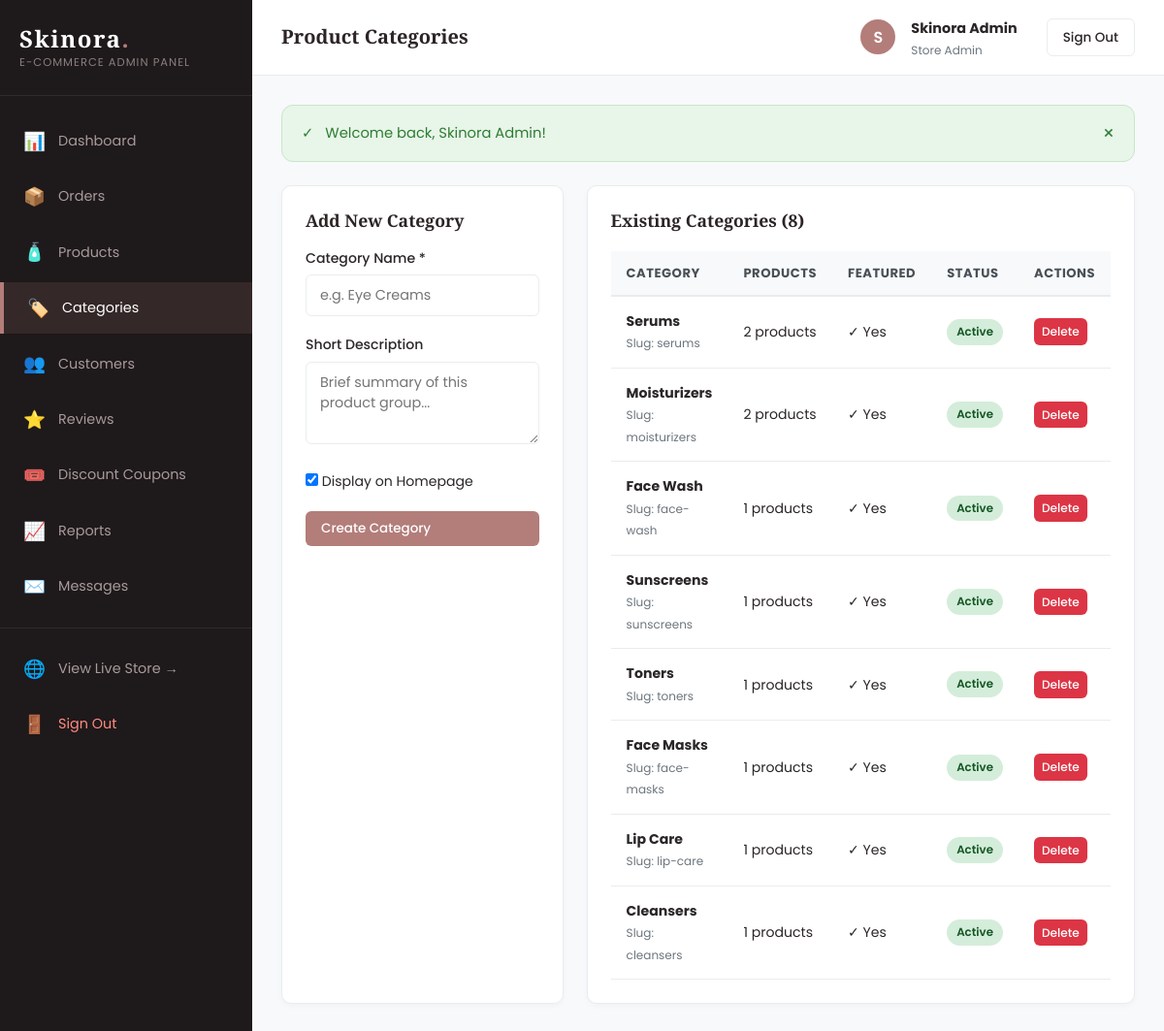
Screenshot of /admin/categories.php (signed in) with the database file from the repository.
### tables this page shows
CREATE TABLE `categories` (
  `id` INT UNSIGNED AUTO_INCREMENT PRIMARY KEY,
  `name` VARCHAR(100) NOT NULL,
  `slug` VARCHAR(120) NOT NULL UNIQUE,
  `description` TEXT NULL,
  `image` VARCHAR(255) NULL,
  `is_featured` TINYINT(1) NOT NULL DEFAULT 0,
  `status` ENUM('active', 'inactive') NOT NULL DEFAULT 'active',
  `created_at` TIMESTAMP DEFAULT CURRENT_TIMESTAMP,
  INDEX `idx_cat_slug` (`slug`),
  INDEX `idx_cat_status` (`status`)
);

### includes/csrf.php (called while the page is built, shortened)
<?php
function generateCsrfToken(): string {
    return $_SESSION['csrf_token'];
}

### admin/categories.php (the view, shortened to what this page needs)
<?php
$db = getDBConnection();
$categories = $db->query("
    SELECT c.*, COUNT(p.id) AS product_count
    FROM categories c
    LEFT JOIN products p ON c.id = p.category_id
    GROUP BY c.id
    ORDER BY c.id ASC
")->fetchAll();
require_once __DIR__ . '/includes/header.php';
?>
<div style="display: grid; grid-template-columns: 1fr 1.6fr; gap: 24px;">
    <div class="admin-card">
        <h3 class="admin-card-title" style="margin-bottom: 16px;">Add New Category</h3>
        <form action="<?= BASE_URL ?>admin/categories.php" method="POST">
            <div class="admin-form-group">
                <label class="admin-label">Category Name *</label>
                <input type="text" name="name" class="admin-input" placeholder="e.g. Eye Creams" required>
            </div>
            <div class="admin-form-group">
                <label class="admin-label">Short Description</label>
                <textarea name="description" rows="3" class="admin-textarea" placeholder="Brief summary of this product group..."></textarea>
            </div>
            <div class="admin-form-group">
                <label style="font-size: 0.88rem; cursor: pointer;">
                    <input type="checkbox" name="is_featured" value="1" checked> Display on Homepage
                </label>
            </div>
            <button type="submit" class="btn-admin btn-admin-primary btn-block">Create Category</button>
        </form>
    </div>
    <div class="admin-card">
        <div class="admin-card-header">
            <h3 class="admin-card-title">Existing Categories (<?= count($categories) ?>)</h3>
        </div>
        <table class="admin-table">
            <thead>
                <tr>
                    <th>Category</th>
                    <th>Products</th>
                    <th>Featured</th>
                    <th>Status</th>
                    <th>Actions</th>
                </tr>
            </thead>
            <tbody>
                <?php foreach ($categories as $cat): ?>
                    <tr>
                        <td>
                            <strong><?= e($cat['name']) ?></strong><br>
                            <span style="font-size: 0.75rem; color: #6c757d;">Slug: <?= e($cat['slug']) ?></span>
                        </td>
                        <td><?= $cat['product_count'] ?> products</td>
                        <td><?= $cat['is_featured'] ? '✓ Yes' : '—' ?></td>
                        <td>
                            <span class="status-pill status-<?= e($cat['status']) ?>"><?= ucfirst(e($cat['status'])) ?></span>
                        </td>
                        <td>
                            <a href="<?= BASE_URL ?>admin/categories.php?delete=<?= $cat['id'] ?>&csrf_token=<?= generateCsrfToken() ?>"
                               class="btn-admin btn-admin-danger" style="padding: 4px 8px; font-size: 0.76rem;"
                               onclick="return confirm('Delete this category? Associated products will have their category unassigned.');">
                                Delete
                            </a>
                        </td>
                    </tr>
                <?php endforeach; ?>
            </tbody>
        </table>
    </div>
</div>
<?php require_once __DIR__ . '/includes/footer.php'; ?>

### assets/css/style.css (style rules this page uses)
:root { --primary: #b37d7a; --primary-light: #e8b4b8; --primary-dark: #8c5b59; --rose-gold: #c59b97; --blush: #fceee9; --soft-beige: #f7f3ee; --cream: #fffdfa; --white: #ffffff; --dark-charcoal: #2c2425; --text-muted: #726264; --border-color: #ede4e0; --border-light: #f3ece8; --success: #2e7d32; --success-bg: #e8f5e9; --error: #d32f2f; --error-bg: #ffebee; --warning: #ed6c02; --warning-bg: #fff3e0; --info: #0288d1; --info-bg: #e1f5fe; --shadow-sm: 0 2px 8px rgba(179, 125, 122, 0.08); --shadow-md: 0 6px 20px rgba(179, 125, 122, 0.12); --shadow-lg: 0 12px 36px rgba(179, 125, 122, 0.16); --radius-sm: 6px; --radius-md: 12px; --radius-lg: 20px; --radius-pill: 50px; --transition: all 0.3s cubic-bezier(0.25, 0.8, 0.25, 1); }
*, *::before, *::after { margin: 0; padding: 0; box-sizing: border-box; }
html { font-size: 16px; scroll-behavior: smooth; }
body { font-family: 'Poppins', -apple-system, BlinkMacSystemFont, 'Segoe UI', Roboto, sans-serif; background-color: var(--cream); color: var(--dark-charcoal); line-height: 1.6; overflow-x: hidden; -webkit-font-smoothing: antialiased; }
h1, h2, h3, h4, h5, h6 { font-family: 'Playfair Display', Georgia, serif; font-weight: 600; color: var(--dark-charcoal); line-height: 1.3; }
a { color: inherit; text-decoration: none; transition: var(--transition); }
button, input, select, textarea { font-family: inherit; font-size: inherit; }
.btn-block { width: 100%; }

### assets/css/admin.css (style rules this page uses)
:root { --admin-bg: #f8f9fa; --admin-sidebar-bg: #1e191a; --admin-sidebar-active: #b37d7a; --admin-card-bg: #ffffff; --admin-text-main: #2b2627; --admin-text-muted: #6c757d; --admin-border: #e9ecef; --admin-primary: #b37d7a; --admin-success: #28a745; --admin-warning: #ffc107; --admin-danger: #dc3545; --admin-info: #17a2b8; }
body.admin-body { background-color: var(--admin-bg); color: var(--admin-text-main); font-family: 'Poppins', sans-serif; margin: 0; display: flex; min-height: 100vh; }
.admin-card { background: #ffffff; border: 1px solid var(--admin-border); border-radius: 10px; padding: 24px; margin-bottom: 30px; box-shadow: 0 2px 6px rgba(0,0,0,0.03); }
.admin-card-header { display: flex; justify-content: space-between; align-items: center; margin-bottom: 20px; }
.admin-card-title { font-size: 1.1rem; font-weight: 600; margin: 0; }
.admin-table { width: 100%; border-collapse: collapse; }
.admin-table th { background: #f8f9fa; color: #495057; font-size: 0.82rem; text-transform: uppercase; letter-spacing: 0.5px; padding: 12px 16px; text-align: left; border-bottom: 2px solid var(--admin-border); }
.admin-table td { padding: 14px 16px; font-size: 0.88rem; border-bottom: 1px solid var(--admin-border); vertical-align: middle; }
.status-pill { display: inline-block; padding: 4px 10px; border-radius: 20px; font-size: 0.74rem; font-weight: 600; text-transform: capitalize; }
.status-active { background: #d4edda; color: #155724; }
.admin-form-group { margin-bottom: 18px; }
.admin-label { display: block; margin-bottom: 6px; font-size: 0.88rem; font-weight: 500; }
.admin-input, .admin-select, .admin-textarea { width: 100%; padding: 10px 14px; border: 1px solid var(--admin-border); border-radius: 6px; font-size: 0.9rem; box-sizing: border-box; }
.btn-admin { padding: 8px 16px; border-radius: 6px; font-size: 0.84rem; font-weight: 500; cursor: pointer; border: none; text-decoration: none; display: inline-flex; align-items: center; gap: 6px; }
.btn-admin-primary { background: var(--admin-primary); color: #fff; }
.btn-admin-danger { background: var(--admin-danger); color: #fff; }

### rows the page displays
categories: name "Serums", slug "serums", product_count "2", is_featured "✓ Yes", status "Active"
categories: name "Moisturizers", slug "moisturizers", product_count "2", is_featured "✓ Yes", status "Active"
categories: name "Face Wash", slug "face-wash", product_count "1", is_featured "✓ Yes", status "Active"
categories: name "Sunscreens", slug "sunscreens", product_count "1", is_featured "✓ Yes", status "Active"
categories: name "Toners", slug "toners", product_count "1", is_featured "✓ Yes", status "Active"
categories: name "Face Masks", slug "face-masks", product_count "1", is_featured "✓ Yes", status "Active"
categories: name "Lip Care", slug "lip-care", product_count "1", is_featured "✓ Yes", status "Active"
categories: name "Cleansers", slug "cleansers", product_count "1", is_featured "✓ Yes", status "Active"

### other values shown
$adminPageTitle "Product Categories"
substr($_SESSION['user_name'] ?? 'A', 0, 1) "S"
$_SESSION['user_name'] "Skinora Admin"
$icon "✓"
$flash['message'] "Welcome back, Skinora Admin!"
count($categories) "8"
